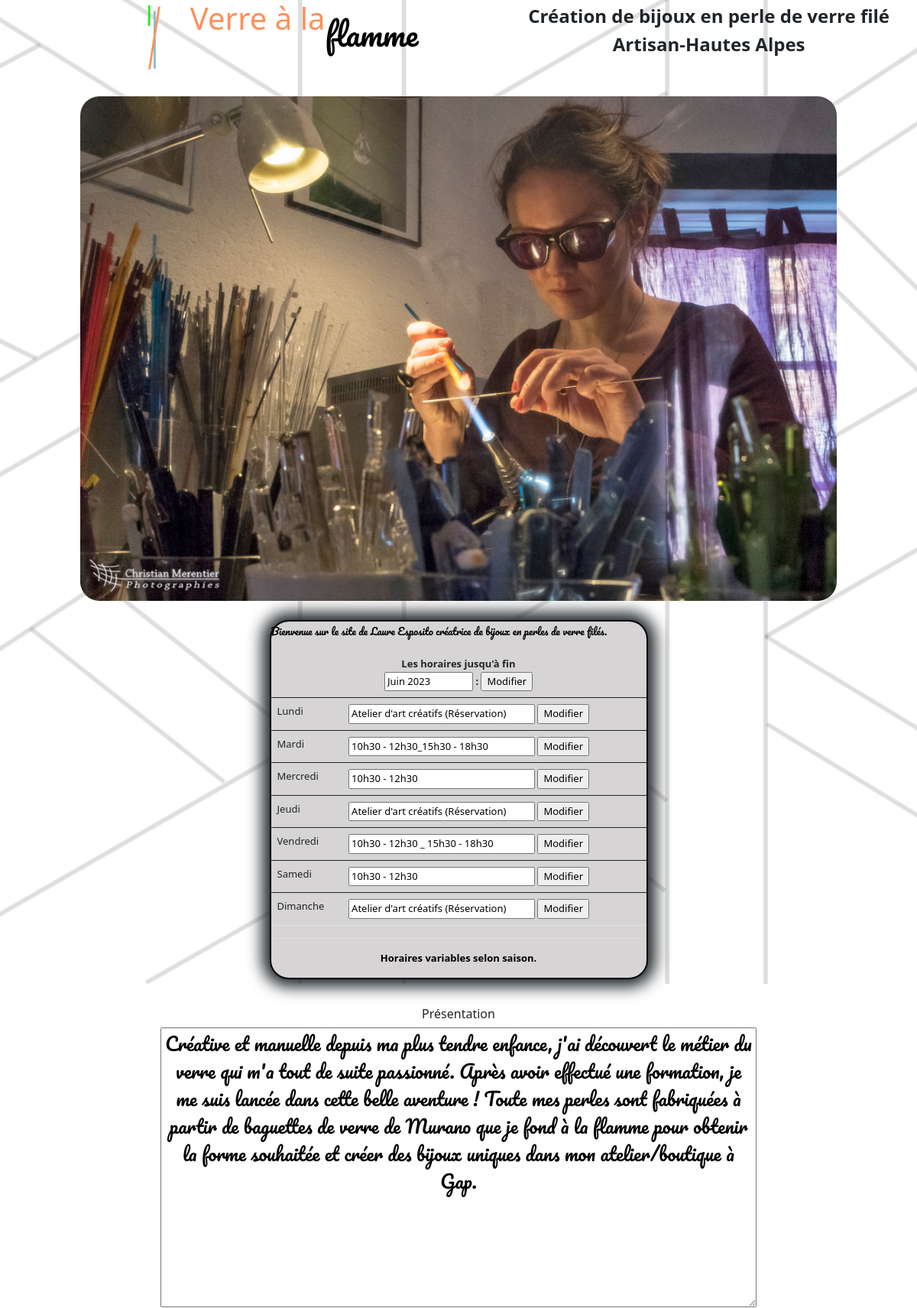
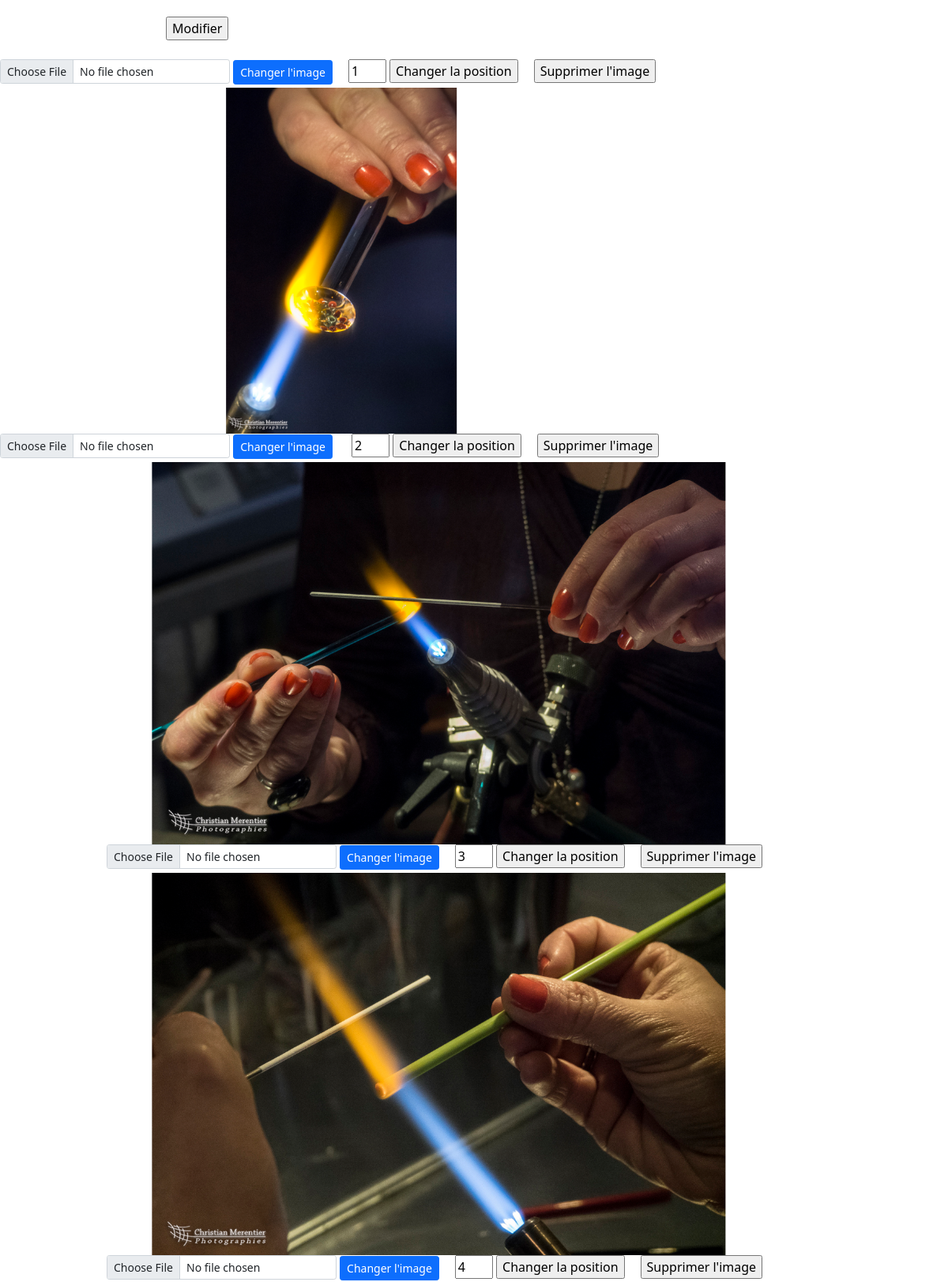
The page /Admin/index.php (signed in, upper part) on the database its author committed (2 pictures, top to bottom).
### tables this page shows
CREATE TABLE "horaires" (id INTEGER PRIMARY KEY NOT NULL, Jours TEXT, horaire TEXT, Mois);

CREATE TABLE "Presentation" (
	"id"	INTEGER NOT NULL UNIQUE,
	"text"	TEXT NOT NULL,
	PRIMARY KEY("id" AUTOINCREMENT)
);

CREATE TABLE "imgPresentation" (
	"id"	INTEGER NOT NULL UNIQUE,
	"haut"	INTEGER NOT NULL DEFAULT 0,
	"src"	TEXT NOT NULL,
	"position"	INTEGER,
	PRIMARY KEY("id" AUTOINCREMENT)
);

### model/BDD.php (called while the page is built, shortened)
<?php
require dirname(__FILE__)."/BDDHorairesTrait.php";
require dirname(__FILE__)."/BDDPresentationTrait.php";
class BDD
{
    private static $_instance;
    private static string $cheminDeLaBDD = '../data/database.db';
    public static function instance()
    {
        if (is_null(self::$_instance)) {
            self::$_instance = new BDD();
        }
        return self::$_instance;
    }
    public function __construct()
    {
            $this->bdd = new PDO('sqlite:' . BDD::$cheminDeLaBDD);
    }
}
?>

### model/BDDHorairesTrait.php (called while the page is built, shortened)
<?php
trait BDDHoraireTrait
{
    public function getHoraires()
    {
        $requete = "SELECT * FROM horaires;";
        $resultats = $this->bdd->query($requete);
        $horaires = array();
        if ($resultats) {
            while ($res = $resultats->fetch(PDO::FETCH_ASSOC)) {
                $horaires[] = $res;
            }
        }
        return $horaires;
    }
    public function getMois()
    {
        $requete = $this->bdd->prepare("SELECT Mois FROM horaires where Jours='Lundi';");
        $requete->execute();
        $result = $requete->fetchAll();
        return $result;
    }
}
?>

### model/BDDPresentationTrait.php (called while the page is built, shortened)
<?php
trait BDDPresentationTrait
{
    public function getPresentation()
    {
        $requete = "SELECT * FROM Presentation;";
        $resultats = $this->bdd->query($requete);
        $text = array();
        if ($resultats) {
            while ($res = $resultats->fetch(PDO::FETCH_ASSOC)) {
                $text[] = $res;
            }
        }
        return $text;
    }
    public function getImgPresentation()
    {
        $requete = "SELECT * FROM imgPresentation ORDER BY position;";
        $resultats = $this->bdd->query($requete);
        $img = array();
        if ($resultats) {
            while ($res = $resultats->fetch(PDO::FETCH_ASSOC)) {
                $img[] = $res;
            }
        }
        return $img;
    }
}
?>

### public_html/Admin/index.php (the view, shortened to what this page needs)
<?php
require('../../model/BDD.php');
$bdd = BDD::instance();
$bdd->init_php_session();
$horaire = $bdd->getHoraires();
$Mois = $bdd->getMois();
$presentation = $bdd->getPresentation();
$imgPresentation = $bdd->getImgPresentation();
?>
<!DOCTYPE html>
<html lang="fr">
<head>
    <link href="https://cdn.jsdelivr.net/npm/bootstrap@5.0.2/dist/css/bootstrap.min.css" rel="stylesheet"
>
    <link rel="stylesheet" href="../css/index.css">
    <link rel="stylesheet" href="../css/footer.css">
    <link rel="stylesheet" href="https://unpkg.com/swiper@7/swiper-bundle.min.css">
</head>
<body>
    <div class="Accueil" id="Accueil">
        <div class="title">
            <img src="../img/img-index/batons2.png" alt="" class="batons">
            <div class="title-h1">
                <h1 class="verre_a_la">Verre à la</h1>
                <h1 class="flamme">flamme</h1>
            </div>
            <div class="subtitle">
                <h2><b>Création de bijoux en perle de verre filé</b></h2>
                <h2><b>Artisan-Hautes Alpes</b></h2>
            </div>
        </div>
        <div class="presentation">
            <div class="img">
                <div class="desc-horaire">
                    <div class="desc">
                        <p>Bienvenue sur le site de Laure Esposito créatrice de bijoux en perles de verre filés.</p>
                    </div>
                    <div class="horaire">
                        <table class="table">
                            <thead class="thead-dark">
                                <tr>
                                    <th colspan="2" style="text-align: center;">Les horaires jusqu'à fin
                                        <form action="updateMois.php" method="post">
                                            <input type="text" name="Mois" value="<?= $Mois[0]['Mois']; ?>" size="9"> :
                                            <input type="submit" value="Modifier">
                                        </form>
                                    </th>
                                </tr>
                            </thead>
                            <tbody>
                                <?php foreach ($horaire as $hor): ?>
                                    <tr>
                                        <td>
                                            <?= $hor['Jours'] ?>
                                        </td>
                                        <td>
                                            <form action="updateHoraire.php" method="post">
                                                <input type="text" value="<?= $hor['horaire']; ?>" size="25" name="horaire">
                                                <input type="submit" value="Modifier">
                                            </form>
                                        </td>
                                    </tr>
                                </tbody>
                            <?php endforeach; ?>
                        </table>
                        <hr>
                        <p class="variable"><b>Horaires variables selon saison.</b></p>
                    </div>
                </div>
                <img src="../img/img-index/Présentation.JPG" alt="" class="flyer">
            </div>
        </div>
    </div>
    <div class="presentation" id="Presentation">
        <h1 class="title">Présentation</h1>
        <div class="description">
            <?php foreach ($presentation as $pres): ?>
                <form action="updatePresentation.php" method="post">
                    <textarea class="desc" name="text" cols="80" rows="10"><?= $pres['text'] ?></textarea>
                    <input type="submit" value="Modifier">
                </form>
            <?php endforeach; ?>
        </div>
        <div class="swipe">
            <div class="swiper">
                <div class="swiper-wrapper">
                    <?php foreach ($imgPresentation as $img): ?>
                        <?php if ($img['haut'] == 0): ?>
                            <div class="swiper-slide"><img src="../<?= $img['src'] ?>" alt="">
                                <div class="inputImg">
                                    <form action="televersementImg.php" method="post" enctype="multipart/form-data">
                                        <div class="mb-sm-1">
                                            <input class="form-control form-control-sm" type="file" name="fileToUpload"
                                                id="files">
                                        </div>
                                        <div class="mb-sm-1">
                                            <input type="submit" class="btn btn-primary btn-sm" value="Changer l'image"
                                                name="submit">
                                        </div>
                                    </form>
                                    <form action="changePosition.php" method="post" enctype="multipart/form-data">
                                        <input class="position" type="number" name="finalPosition" id="" size="2"
                                            value="<?= $img['position'] ?>">
                                        <input type="submit" value="Changer la position">
                                    </form>
                                    <form action="deleteImgPresentation.php" method="post">
                                        <input type="submit" value="Supprimer l'image">
                                    </form>
                                </div>
                            </div>
                        <?php elseif ($img['haut'] == 1): ?>
                            <div class="swiper-slide"><img class="haut" src="../<?= $img['src'] ?>" alt="">
                                <div class="inputImg">
                                    <form action="televersementImg.php" method="post" enctype="multipart/form-data">
                                        <div class="mb-sm-1">
                                            <input class="form-control form-control-sm" type="file" name="fileToUpload"
                                                id="files">
                                        </div>
                                        <div class="mb-sm-1">
                                            <input type="submit" class="btn btn-primary btn-sm" value="Changer l'image"
                                                name="submit">
                                        </div>
                                    </form>
                                    <form action="changePosition.php" method="post" enctype="multipart/form-data">
                                        <input class="position" type="number" name="finalPosition" id="" size="2"
                                            value="<?= $img['position'] ?>">
                                        <input type="submit" value="Changer la position">
                                    </form>
                                    <form action="deleteImgPresentation.php" method="post">
                                        <input type="submit" value="Supprimer l'image">
                                    </form>
                                </div>
                            </div>
                        <?php endif ?>
                    <?php endforeach; ?>
                </div>
            </div>
        </div>
    </div>
</body>
</html>

### public_html/css/index.css (style rules this page uses)
html, body { height: 100%; width: 100%; padding: 0; margin: 0; }
body { display: -webkit-box; display: -ms-flexbox; display: flex; -webkit-box-orient: vertical; -webkit-box-direction: normal; -ms-flex-direction: column; flex-direction: column; }
.Accueil { background: url("../img/index-background.png") center no-repeat; background-size: cover; -webkit-box-flex: 1; -ms-flex-positive: 1; flex-grow: 1; }
.Accueil p { color: black; -ms-flex-item-align: center; -ms-grid-row-align: center; align-self: center; }
.title { display: -webkit-box; display: -ms-flexbox; display: flex; -ms-flex-pack: distribute; justify-content: flex-end; }
.title-h1 { display: -webkit-box; display: -ms-flexbox; display: flex; color: #FD915A; margin-right: 12%; }
.subtitle { text-align: center; margin-top: 7px; padding-right: 8%; }
h2 { font-size: xx-large; }
.batons { width: 8%; }
.flamme { font-family: 'Pacifico', cursive; margin-top: 20px; top: 10px; color: black; }
.presentation { display: -webkit-box; display: -ms-flexbox; display: flex; -webkit-box-align: center; -ms-flex-align: center; align-items: center; margin-bottom: 5px; margin-top: 30px; }
.img { display: -webkit-box; display: -ms-flexbox; display: flex; gap: 25px; -webkit-box-pack: space-evenly; -ms-flex-pack: space-evenly; justify-content: space-evenly; }
.desc-horaire { border: black 2px solid; border-radius: 25px; -webkit-box-shadow: 0px 0px 20px 10px; box-shadow: 0px 0px 20px 10px; background: #d6d4d4; width: 22%; }
.desc { text-align: center; font-family: 'Pacifico', cursive; font-size: x-large; }
.variable { text-align: center; }
img.flyer { width: 47%; border-radius: 25px; }
.presentation { -webkit-box-orient: vertical; -webkit-box-direction: normal; -ms-flex-direction: column; flex-direction: column; -webkit-box-pack: center; -ms-flex-pack: center; justify-content: center; width: 100%; }
.presentation p { color: black; }
.swipe { width: 100%; }
.swiper { width: 100%; }
.swiper-slide img { width: 66%; transform: translateX(26.5%) }
img.haut { width: 35%; transform: translateX(98%); }
.description { width: 65%; }
.position { width: 3em; }
.inputImg { display: flex; justify-content: center; gap: 20px; }
textarea { box-sizing: border-box; max-width: 100%; }
@media screen and (max-width: 1400px) { h1.title { font-size: xx-large; } }
@media screen and (max-width: 1400px) { .presentation p { font-size: small; } }
@media screen and (max-width: 1400px) { th, td { font-size: small; } }
@media screen and (max-width: 1400px) { p.variable { font-size: small; } }
@media screen and (max-width: 1400px) { h2 { font-size: x-large; } }
@media screen and (max-width: 1400px) { .subtitle { padding-right: 3%; } }
@media screen and (max-width: 1300px) { h1.title { font-size: medium; } }
@media screen and (max-width: 1300px) { .presentation p { font-size: small; } }
@media screen and (max-width: 1300px) { th, td { font-size: small; } }
@media screen and (max-width: 1300px) { p.variable { font-size: small; } }
@media screen and (max-width: 1300px) { .img { align-items: center; flex-direction: column-reverse; } }
@media screen and (max-width: 1300px) { img.flyer { width: 90%; } }
@media screen and (max-width: 1300px) { .desc-horaire { width: 45%; } }
@media screen and (max-width: 1300px) { .horaire { display: block; } }

### public_html/css/footer.css (style rules this page uses)
hr { color: beige; }
div { display: inline-block; }
a, i,p { color: white; text-decoration: none; }

### rows shown on the page
horaires: Mois "Juin 2023", Jours "Lundi", horaire "Atelier d'art créatifs (Réservation)"
horaires: Jours "Mardi", horaire "10h30 - 12h30_15h30 - 18h30"
horaires: Jours "Mercredi", horaire "10h30 - 12h30"
horaires: Jours "Jeudi", horaire "Atelier d'art créatifs (Réservation)"
horaires: Jours "Vendredi", horaire "10h30 - 12h30 _ 15h30 - 18h30"
horaires: Jours "Samedi", horaire "10h30 - 12h30"
horaires: Jours "Dimanche", horaire "Atelier d'art créatifs (Réservation)"
presentation: text "Créative et manuelle depuis ma plus tendre enfance, j'ai découvert le métier du verre qui m'a tout de suite passionné. Après avoir effectué une formation, je me suis lancée dans cette belle aventure ! Toute mes perles sont fabriquées à partir de baguettes de verre de Murano que je fond à la flamme pour obtenir la forme souhaitée et créer des bijoux uniques dans mon atelier/boutique à Gap."
imgpresentation: finalPosition "1"
imgpresentation: src (picture), finalPosition "2"
imgpresentation: src (picture), finalPosition "3"
imgpresentation: src (picture), finalPosition "4"
